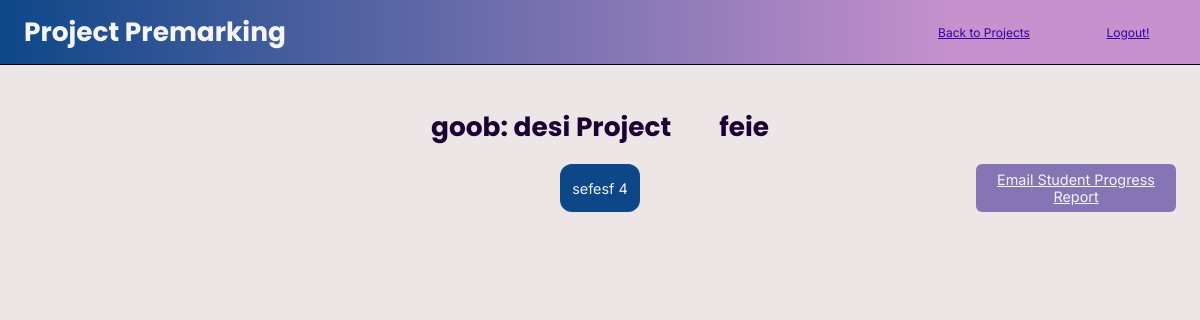
Page /project/2/2 (signed in) on the earlier database version.
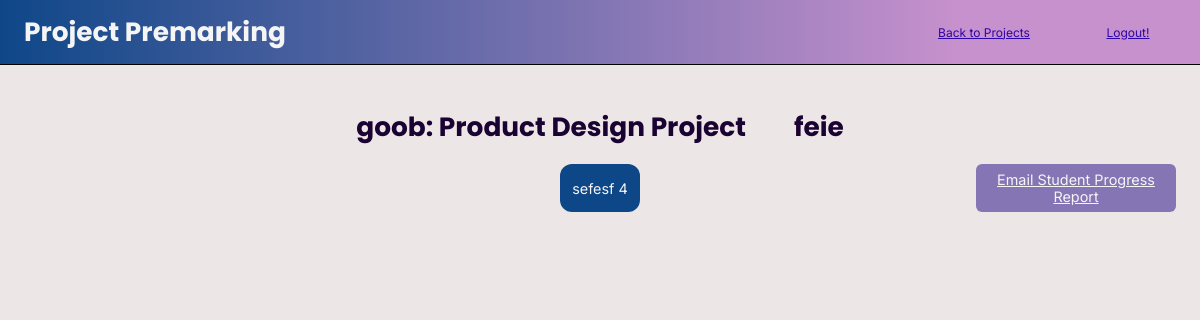
Same page on the later database version.
### server.py (models this page shows)
class Base(DeclarativeBase):
    pass

class User(Base):
    __tablename__ = 'User'
    id: Mapped[int] = mapped_column(primary_key=True)
    name: Mapped[str] = mapped_column(String(50))
    email: Mapped[str] = mapped_column(String(50))
    year_level: Mapped[int]
    admin: Mapped[bool]
    user_projects: Mapped[List["UserProject"]] = relationship(
        "UserProject", back_populates="user")

class Project(Base):
    __tablename__ = 'Project'
    id: Mapped[int] = mapped_column(primary_key=True)
    type: Mapped[str] = mapped_column(String(50))
    user_projects: Mapped[List["UserProject"]] = relationship(
        "UserProject", back_populates="project")
    standard_projects: Mapped[List["ProjectStandard"]] = relationship(
        "ProjectStandard", back_populates="project")

### server.py (the view, shortened to what this page needs)
@app.route('/project/<int:project_id>/<int:user_id>', methods=['POST', 'GET'])
@login_required
def project(project_id, user_id):
    UData, type, standards, snu = standard_data(project_id, user_id)
    return render_template('project.html',
                           standards=standards, type=type,
                           UData=UData, snu=snu, backto=True)

### server.py (called while the page is built)
@login_manager.user_loader
def load_user(user_id):
    query = select(Admin).where(Admin.id == user_id)
    with Session(engine) as session:
        obj = session.scalar(query)
    return obj

### templates/project.html (shortened to what this page needs)
{% extends 'layout.html' %} {% block content %}
<form method="POST">
  <div class="proj-page-layout">
    <div class="inline-div">
      <div class="name-type">
        <h1 class="proj-type">{{UData.name}}: {{type}} Project</h1>
        <h1>{{UData.email}}</h1>
      </div>
    </div>
    <div class="project-buttons">
      <div class='dropdown' id="dropdown">
        {% for standard in standards %}
        <button type="button" class="standard-buttons" data-standard="{{standard}}">{{standard}}</button>
        {% endfor %}
      </div>
      <button type="submit" class="email-student">Email Student Progress Report</button>
    </div>
  </div>
</form>
{% endblock %}

### templates/layout.html (shortened to what this page needs)
<!DOCTYPE html>
<html lang="en">
<head>
    <link rel="stylesheet" href="{{url_for('static', filename='css/style.css')}}">
</head>
<body>
    <div class="navbar">
        <h1 class="site-name">Project Premarking</h1>
        <div class="div-row high">
        {% if backto %}
        <button class="logout-button logout" onclick="history.back()">Back to Projects</button>
        {% endif %}
        {% if current_user.is_authenticated %}
        <form action="/logout" class="high">
            <button type="submit" class="logout-button logout">Logout!</button>
        </form>
        {% endif %}
        </div>
    </div>
    {% block content %}
    {% endblock %}
</body>
</html>

### static/css/style.css (style rules this page uses)
html { scroll-behavior: smooth; }
h1 { font-family: 'Poppins'; font-size: 2.2vw; color: rgb(26, 2, 50); }
body { padding:0; margin:0; background-color: rgb(237, 230, 230); }
.navbar { width:100vw; background: linear-gradient(to right, #0e4788, rgb(199, 145, 205) 80%); padding-top:0; margin:0; height:8vh; display:flex; flex-direction: row; justify-content: space-between; align-items: center; border-bottom: 1px black solid; }
.logout-button { width:12vw; }
.proj-type { text-align: left; }
.proj-page-layout { padding:2vw; }
.dropdown { display:flex; flex-direction: row; justify-content: space-between; height: 4vw; background-color: #0e4788; border-radius: 1vw; width:fit-content; }
.standard-buttons { background-color: transparent; padding:1vw 1vw 1vw 1vw; margin: 0; font-family: 'Inter'; font-size: 1.2vw; border: none; color: whitesmoke; }
.project-buttons { display: flex; flex-direction: row; justify-content: center; align-items: center; height:4vw; }
.div-row { display:flex; flex-direction: row; align-items: center; }
.logout { height:100%; background-color: transparent; font-family: 'Inter'; font-size: 1vw; color:rgb(48, 5, 166); border:none; text-decoration: underline; }
.site-name { margin-left:2vw; color: whitesmoke; }
.inline-div { display:flex; flex-direction: row; justify-content: center; }
.name-type { gap: 4vw; display: flex; flex-direction: row; }
.high { height:100%; }
.email-student { background-color: #8575B4; color: whitesmoke; height:4vw; width: 25vh; font-family: "Inter"; font-size: 1.2vw; border-radius: 0.5vw; position: absolute; right: 2vw; border: none; text-decoration: underline; }

Differences in the rows shown:
changed Project: type "desi" → "Product Design"
